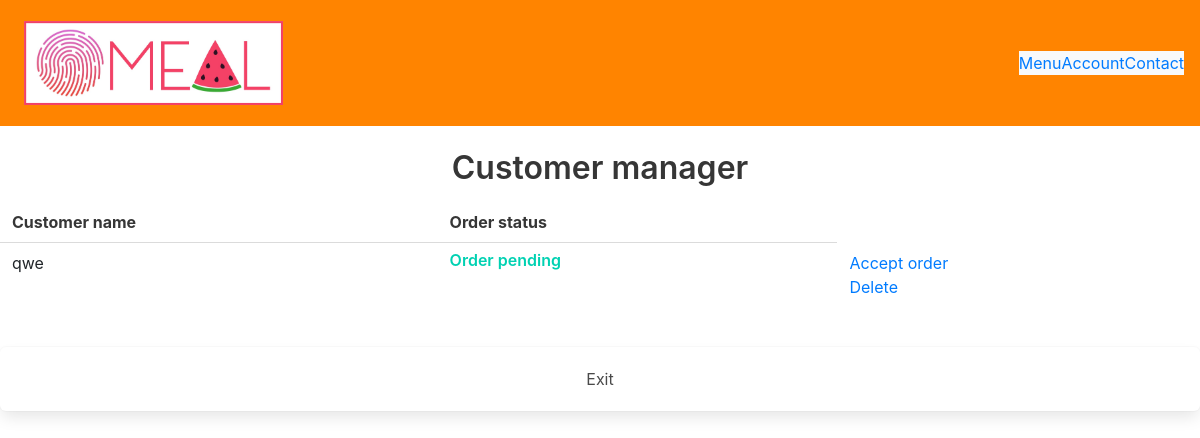
/customer_manager, run on an earlier commit of the app's database.
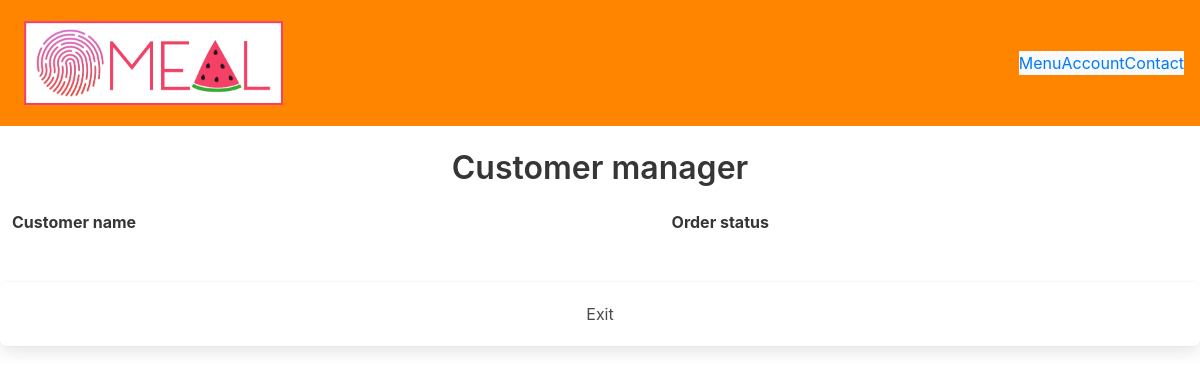
And on a later commit of the database.
### main.py (models this page shows)
class User(UserMixin, db.Model):
    id = db.Column(db.Integer, primary_key=True)
    email = db.Column(db.String(100), nullable=False, unique=True)
    name = db.Column(db.String(100), nullable=False)
    password = db.Column(db.String(100), nullable=False)
    number_of_order = db.Column(db.Integer, default=0)
    total_price = db.Column(db.Integer, default=0)
    prepare_status = db.Column(db.Integer, default=0)

### main.py (the view)
@main.route('/customer_manager')
def customer_manager():
    customers_pending = User.query.filter_by(prepare_status=1).all()
    customers_preparing = User.query.filter_by(prepare_status=2).all()
    customers_delivering = User.query.filter_by(prepare_status=3).all()
    customers_delivered = User.query.filter_by(prepare_status=4).all()
    return render_template('customer_manager.html', pending=customers_pending,
                           preparing=customers_preparing, delivering=customers_delivering, delivered=customers_delivered)

### templates/customer_manager.html (shortened to what this page needs)
{% extends 'base.html' %}
{% block body %}
<div class="content">
    <h1 class = "has-text-centered">Customer manager</h1>
    <table>
        <tr>
            <th>Customer name</th>
            <th>Order status</th>
        </tr>
        {% for customer in pending %}
            <tr>
                <td>{{ customer.name }}</td>
                <td>
                    <h5 class="has-text-primary is-size-6">Order pending</h5>
                </td>
                <td>
                    <a href="/customer_manager_accept_order/{{customer.id}}">Accept order</a>
                    <br>
                    <a href="/customer_manager_delete_order/{{customer.id}}">Delete</a>
                </td>
            </tr>
        {% endfor %}
    </table>
    <br>
    <a href="{{ url_for('manager') }}" class="has-text-centered box">Exit</a>
</div>
{% endblock %}

What changed in the data, as far as the page shows it:
removed User: name "qwe"
